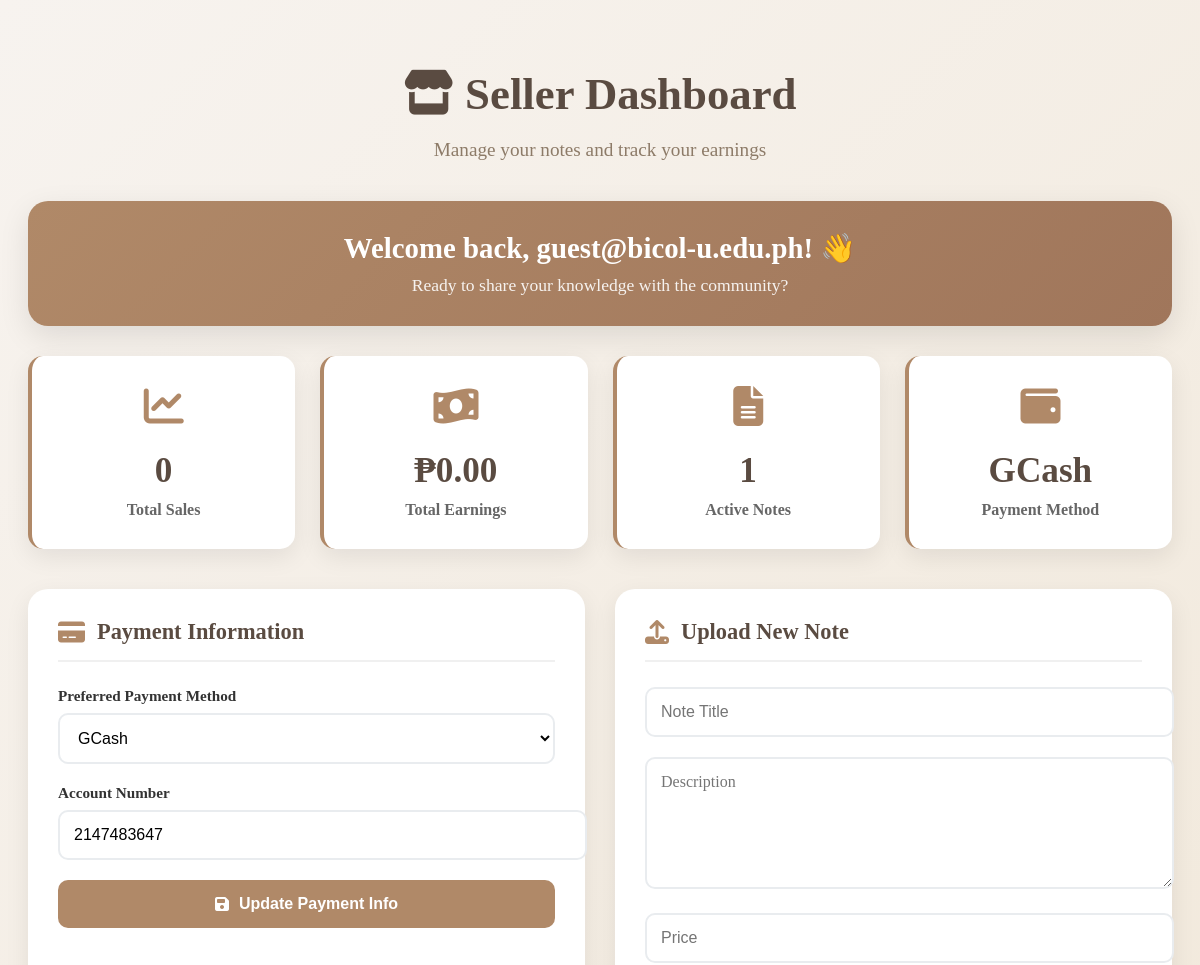
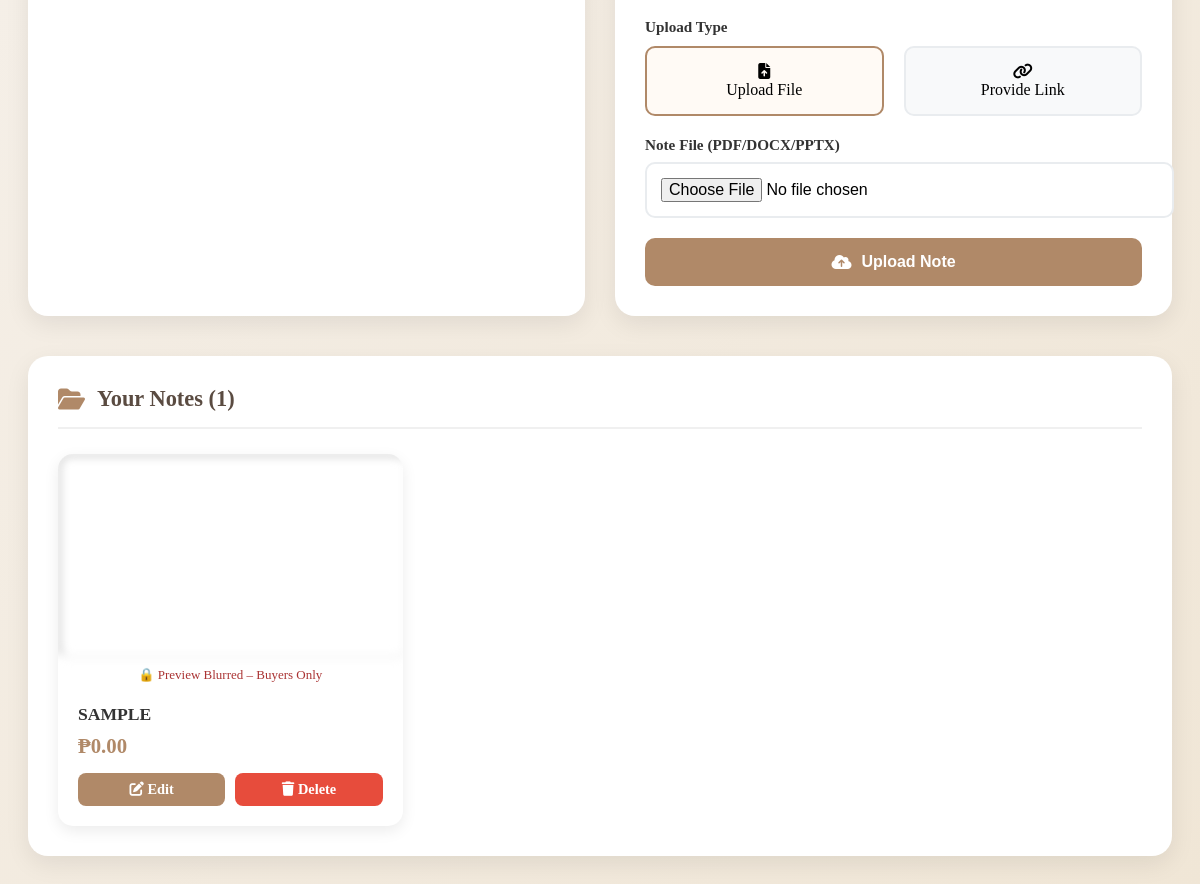
The app's page /seller.php (signed in) with its own data (2 pictures, top to bottom).
### tables this page shows
CREATE TABLE `users` (
  `id` int(11) NOT NULL,
  `name` varchar(100) DEFAULT NULL,
  `email` varchar(100) DEFAULT NULL,
  `password` varchar(255) DEFAULT NULL,
  `address` varchar(255) DEFAULT NULL,
  `contact` varchar(20) DEFAULT NULL,
  `role` enum('admin','user') NOT NULL DEFAULT 'user',
  `pin` varchar(20) NOT NULL,
  `gcash_number` int(20) DEFAULT NULL,
  `paymaya_number` int(20) DEFAULT NULL,
  `payment_method` enum('GCash','PayMaya') DEFAULT 'GCash',
  `balance` decimal(10,2) DEFAULT 0.00,
  `loyalty_points` int(11) DEFAULT 0,
  `total_spent` decimal(10,2) DEFAULT 0.00,
  `member_tier` enum('Bronze','Silver','Gold','Platinum') DEFAULT 'Bronze'
);

CREATE TABLE `products` (
  `id` int(11) NOT NULL,
  `title` varchar(100) DEFAULT NULL,
  `description` text DEFAULT NULL,
  `price` decimal(10,2) DEFAULT NULL,
  `seller_email` varchar(255) NOT NULL,
  `course` varchar(100) NOT NULL,
  `file_path` varchar(255) DEFAULT NULL,
  `note_link` varchar(500) DEFAULT NULL,
  `status` varchar(20) DEFAULT 'pending'
);

### seller.php (the view, shortened to what this page needs)
<?php
include("config.php");
if (is_array($_SESSION['user'])) {
   $email = $_SESSION['user']['email'];
} else {
   $email = $_SESSION['user'];
}
$user_query = "SELECT * FROM users WHERE email='$email' LIMIT 1";
$user_result = mysqli_query($conn, $user_query);
$user = mysqli_fetch_assoc($user_result);
$total_sales = 0;
$total_earnings = 0;
$stats_query = "SELECT
                  COUNT(id) as sales,
                  SUM(seller_earnings) as earnings
               FROM orders
               WHERE seller_id = '{$user['id']}' AND status='Completed'";
$stats_result = mysqli_query($conn, $stats_query);
if ($stats_result && mysqli_num_rows($stats_result) > 0) {
   $stats = mysqli_fetch_assoc($stats_result);
   $total_sales = $stats['sales'] ?? 0;
   $total_earnings = $stats['earnings'] ?? 0;
}
$notes_count = mysqli_num_rows(mysqli_query($conn, "SELECT * FROM products WHERE seller_email = '$email'"));
?>
<!DOCTYPE html>
<html lang="en">
<head>
   <link rel="stylesheet" href="https://cdnjs.cloudflare.com/ajax/libs/font-awesome/6.4.0/css/all.min.css">
</head>
<body class="seller-dashboard">
   <div class="dashboard-container">
      <div class="dashboard-header">
         <h1><i class="fas fa-store"></i> Seller Dashboard</h1>
         <p>Manage your notes and track your earnings</p>
      </div>
      <div class="welcome-card">
         <h2>Welcome back, <?php echo htmlspecialchars($email); ?>! 👋</h2>
         <p>Ready to share your knowledge with the community?</p>
      </div>
      <div class="stats-grid">
         <div class="stat-card">
            <i class="fas fa-chart-line"></i>
            <h3><?php echo $total_sales; ?></h3>
            <p>Total Sales</p>
         </div>
         <div class="stat-card">
            <i class="fas fa-money-bill-wave"></i>
            <h3>₱<?php echo number_format($total_earnings, 2); ?></h3>
            <p>Total Earnings</p>
         </div>
         <div class="stat-card">
            <i class="fas fa-file-alt"></i>
            <h3><?php echo $notes_count; ?></h3>
            <p>Active Notes</p>
         </div>
         <div class="stat-card">
            <i class="fas fa-wallet"></i>
            <h3><?php echo htmlspecialchars($user['payment_method'] ?? 'Not Set'); ?></h3>
            <p>Payment Method</p>
         </div>
      </div>
      <div class="dashboard-sections">
         <div class="dashboard-card">
            <div class="card-header">
               <i class="fas fa-credit-card"></i>
               <h3>Payment Information</h3>
            </div>
            <form method="POST" action="" onsubmit="return validatePaymentForm()">
               <div class="form-group">
                  <label class="form-label">Preferred Payment Method</label>
                  <select name="payment_method" class="form-select" required>
                     <option value="GCash" <?php if (($user['payment_method'] ?? '') == 'GCash') echo 'selected'; ?>>GCash</option>
                  </select>
               </div>
               <div class="form-group">
                  <label class="form-label">Account Number</label>
                  <input type="text"
                     name="account_number"
                     id="account_number"
                     class="form-input"
                     value="<?php echo htmlspecialchars($user['gcash_number'] ?: $user['paymaya_number'] ?: ''); ?>"
                     placeholder="09XXXXXXXXX"
                     pattern="[0-9]{11}"
                     maxlength="11"
                     required>
               </div>
               <button type="submit" name="update_payment" class="btn-primary">
                  <i class="fas fa-save"></i> Update Payment Info
               </button>
            </form>
         </div>
         <div class="dashboard-card">
            <div class="card-header">
               <i class="fas fa-upload"></i>
               <h3>Upload New Note</h3>
            </div>
            <form method="POST" enctype="multipart/form-data" action="upload_note.php">
               <div class="form-group">
                  <input type="text" name="title" class="form-input" placeholder="Note Title" required>
               </div>
               <div class="form-group">
                  <textarea name="description" class="form-textarea" placeholder="Description" required></textarea>
               </div>
               <div class="form-group">
                  <input type="number" name="price" class="form-input" placeholder="Price" step="0.01" required>
               </div>
               <div class="upload-toggle">
                  <label class="form-label">Upload Type</label>
                  <div class="radio-options">
                     <div class="radio-option selected" onclick="selectUploadType('file')">
                        <i class="fas fa-file-upload"></i>
                        <div>Upload File</div>
                     </div>
                     <div class="radio-option" onclick="selectUploadType('link')">
                        <i class="fas fa-link"></i>
                        <div>Provide Link</div>
                     </div>
                  </div>
               </div>
               <div id="file-upload">
                  <div class="form-group">
                     <label class="form-label">Note File (PDF/DOCX/PPTX)</label>
                     <input type="file" name="note_file" class="form-input" accept=".pdf,.docx,.pptx">
                  </div>
               </div>
               <button type="submit" name="upload" class="btn-primary">
                  <i class="fas fa-cloud-upload-alt"></i> Upload Note
               </button>
            </form>
         </div>
      </div>
      <div class="dashboard-card">
         <div class="card-header">
            <i class="fas fa-folder-open"></i>
            <h3>Your Notes (<?php echo $notes_count; ?>)</h3>
         </div>
         <div class="notes-grid">
            <?php
            $check = mysqli_query($conn, "SHOW COLUMNS FROM products LIKE 'seller_email'");
            if (mysqli_num_rows($check) > 0) {
               $query = "SELECT * FROM products WHERE seller_email = '$email' ORDER BY id DESC";
            } else {
               $query = "SELECT * FROM products ORDER BY id DESC";
            }
            $result = mysqli_query($conn, $query);
            if ($result && mysqli_num_rows($result) > 0) {
               while ($row = mysqli_fetch_assoc($result)) { ?>
                  <div class="note-card">
                     <?php if (!empty($row['file_path'])): ?>
   <iframe src="<?php echo htmlspecialchars($row['file_path']); ?>#toolbar=0"
      style="width:100%; height:200px; filter: blur(4px); pointer-events:none; border-radius:12px;">
   </iframe>
   <div style="text-align:center; margin-top:5px; color:#a33; font-size:13px;">
      🔒 Preview Blurred – Buyers Only
   </div>
<?php endif; ?>
                     <div class="note-content">
                        <div class="note-title"><?php echo htmlspecialchars($row['title']); ?></div>
                        <div class="note-price">₱<?php echo number_format($row['price'], 2); ?></div>
                        <div class="note-actions">
                           <a href="edit_note.php?id=<?php echo $row['id']; ?>" class="btn-edit">
                              <i class="fas fa-edit"></i> Edit
                           </a>
                           <a href="delete_note.php?id=<?php echo $row['id']; ?>" class="btn-delete">
                              <i class="fas fa-trash"></i> Delete
                           </a>
                        </div>
                     </div>
                  </div>
               <?php }
            } ?>
         </div>
      </div>
   </div>
</body>
</html>

### seller.php (style rules this page uses)
.seller-dashboard { background: linear-gradient(135deg, #f7f3ef 0%, #f0e6d6 100%); min-height: 100vh; padding: 30px 20px; }
.dashboard-container { max-width: 1200px; margin: 0 auto; }
.dashboard-header { text-align: center; margin-bottom: 40px; }
.dashboard-header h1 { color: #5a4b41; font-size: 2.8rem; margin-bottom: 10px; font-weight: 700; }
.dashboard-header p { color: #8d7b68; font-size: 1.2rem; }
.welcome-card { background: linear-gradient(135deg, #b08968 0%, #a0765b 100%); color: white; padding: 30px; border-radius: 20px; text-align: center; margin-bottom: 30px; box-shadow: 0 10px 30px rgba(0, 0, 0, 0.1); }
.welcome-card h2 { margin: 0 0 10px 0; font-size: 1.8rem; font-weight: 600; }
.welcome-card p { margin: 0; opacity: 0.9; font-size: 1.1rem; }
.stats-grid { display: grid; grid-template-columns: repeat(auto-fit, minmax(250px, 1fr)); gap: 25px; margin-bottom: 40px; }
.stat-card { background: #ffffff; padding: 30px; border-radius: 15px; text-align: center; box-shadow: 0 8px 25px rgba(0, 0, 0, 0.08); transition: transform 0.3s ease; border-left: 4px solid #b08968; }
.stat-card i { font-size: 2.5rem; color: #b08968; margin-bottom: 15px; }
.stat-card h3 { font-size: 2.2rem; margin: 10px 0; color: #5a4b41; font-weight: 700; }
.stat-card p { color: #666; font-size: 1rem; margin: 0; font-weight: 600; }
.dashboard-sections { display: grid; grid-template-columns: 1fr 1fr; gap: 30px; margin-bottom: 40px; }
.dashboard-card { background: #ffffff; border-radius: 20px; padding: 30px; box-shadow: 0 8px 25px rgba(0, 0, 0, 0.08); }
.card-header { display: flex; align-items: center; gap: 12px; margin-bottom: 25px; padding-bottom: 15px; border-bottom: 2px solid #f0f0f0; }
.card-header i { font-size: 1.5rem; color: #b08968; }
.card-header h3 { margin: 0; color: #5a4b41; font-size: 1.4rem; font-weight: 700; }
.form-group { margin-bottom: 20px; }
.form-label { display: block; color: #333; font-weight: 600; margin-bottom: 8px; font-size: 0.95rem; }
.form-input, .form-select, .form-textarea { width: 100%; padding: 14px; border: 2px solid #e9ecef; border-radius: 10px; font-size: 1rem; transition: all 0.3s ease; background: #fff; }
.form-textarea { resize: vertical; min-height: 100px; font-family: inherit; }
.radio-options { display: flex; gap: 20px; margin-top: 10px; }
.radio-option { flex: 1; background: #f8f9fa; border: 2px solid #e9ecef; border-radius: 10px; padding: 15px; text-align: center; cursor: pointer; transition: all 0.3s ease; }
.radio-option.selected { border-color: #b08968; background: #fffaf5; }
.upload-toggle { margin: 20px 0; }
.btn-primary { background: #b08968; color: white; border: none; padding: 15px 25px; border-radius: 10px; font-size: 1rem; font-weight: 600; cursor: pointer; transition: all 0.3s ease; width: 100%; display: flex; align-items: center; justify-content: center; gap: 10px; }
.notes-grid { display: grid; grid-template-columns: repeat(auto-fill, minmax(280px, 1fr)); gap: 25px; margin-top: 20px; }
.note-card { background: #fff; border-radius: 15px; overflow: hidden; box-shadow: 0 5px 15px rgba(0, 0, 0, 0.08); transition: transform 0.3s ease; }
.note-content { padding: 20px; }
.note-title { font-size: 1.1rem; font-weight: 600; color: #333; margin-bottom: 8px; line-height: 1.3; }
.note-price { color: #b08968; font-size: 1.3rem; font-weight: 700; margin-bottom: 15px; }
.note-actions { display: flex; gap: 10px; }
.btn-edit, .btn-delete { flex: 1; padding: 8px 12px; border-radius: 8px; text-decoration: none; font-size: 0.9rem; font-weight: 600; text-align: center; transition: all 0.3s ease; }
.btn-edit { background: #b08968; color: white; }
.btn-delete { background: #e74c3c; color: white; }

### records on screen
users: payment_method "GCash", account_number "2147483647"
products: title "SAMPLE", price "0.00"

### other values on screen
$email "guest@bicol-u.edu.ph"
$total_sales "0"
$total_earnings "0.00"
$notes_count "1"
